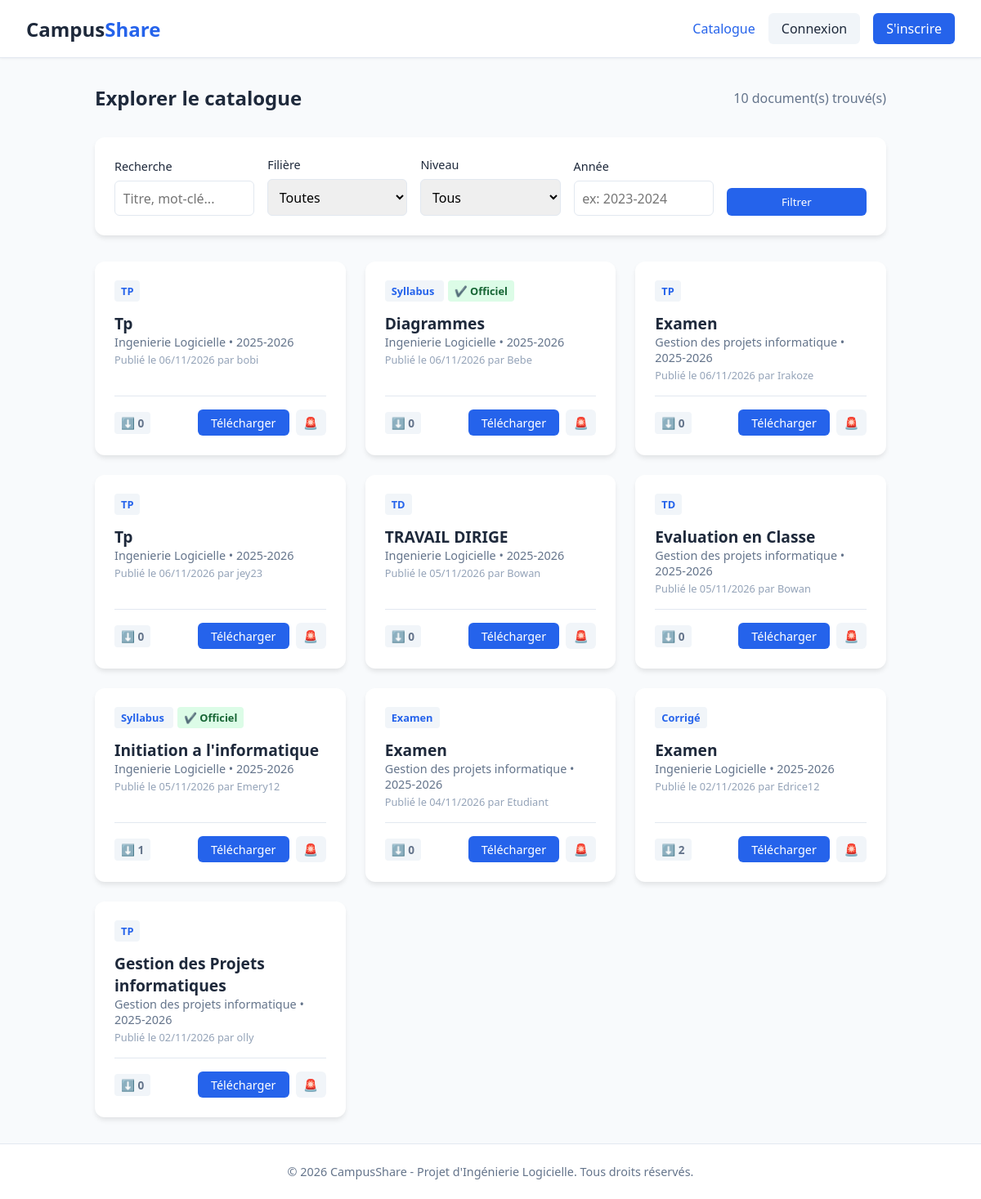
The app's page /catalog/, older data.
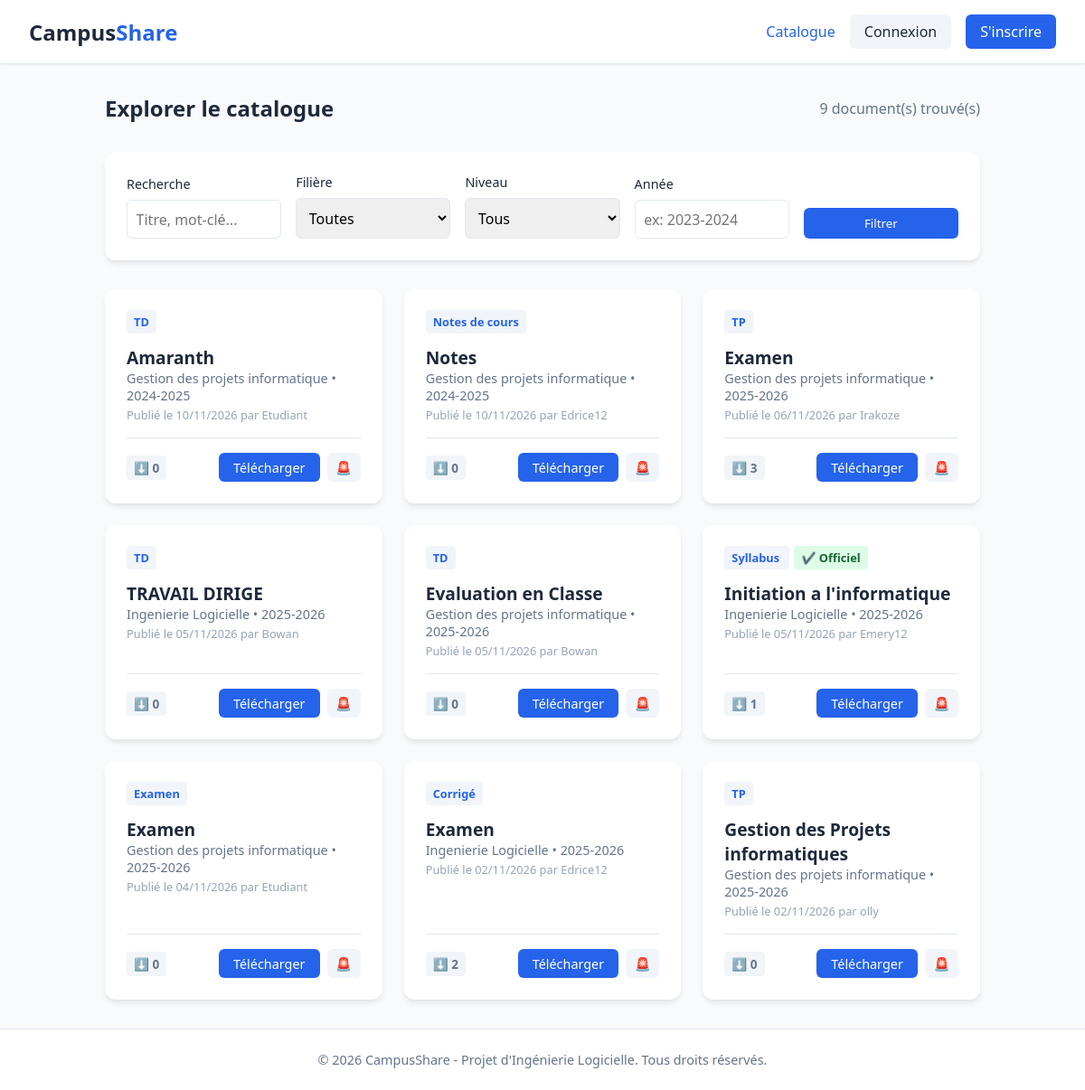
The same page, newer data.
### catalog/models.py (models this page shows, shortened)
class Ressource(models.Model):
    class TypeDocument(models.TextChoices):
        SYLLABUS = 'SYLLABUS', 'Syllabus'
        NOTES = 'NOTES', 'Notes de cours'
        TD = 'TD', 'TD'
        TP = 'TP', 'TP'
        EXAMEN = 'EXAMEN', 'Examen'
        CORRIGE = 'CORRIGE', 'Corrigé'
        RESUME = 'RESUME', 'Résumé'
        AUTRE = 'AUTRE', 'Autre'
    class Statut(models.TextChoices):
        EN_ATTENTE = 'EN_ATTENTE', 'En attente'
        PUBLIE = 'PUBLIE', 'Publié'
        REJETE = 'REJETE', 'Rejeté'
        RETIRE = 'RETIRE', 'Retiré'
    titre = models.CharField(max_length=200, verbose_name="Titre")
    filiere = models.ForeignKey(
        Filiere, on_delete=models.PROTECT,
        related_name='ressources', verbose_name="Filière"
    )
    niveau = models.ForeignKey(
        Niveau, on_delete=models.PROTECT,
        related_name='ressources', verbose_name="Niveau"
    )
    matiere = models.ForeignKey(
        Matiere, on_delete=models.PROTECT,
        related_name='ressources', verbose_name="Matière"
    )
    type_document = models.CharField(
        max_length=20, choices=TypeDocument.choices, verbose_name="Type de document"
    )
    annee_academique = models.CharField(
        max_length=9,
        verbose_name="Année académique",
        help_text="Format AAAA-AAAA (ex. 2023-2024)"
    )
    semestre = models.CharField(max_length=10, blank=True, verbose_name="Semestre")
    enseignant_nom = models.CharField(max_length=150, blank=True, verbose_name="Nom de l'enseignant")
    description = models.TextField(blank=True, verbose_name="Description")
    fichier = models.FileField(upload_to='ressources/%Y/%m/', verbose_name="Fichier")
    taille = models.PositiveIntegerField(default=0, verbose_name="Taille (octets)")
    format_fichier = models.CharField(max_length=10, blank=True, verbose_name="Format")
    date_depot = models.DateTimeField(auto_now_add=True, verbose_name="Date de dépôt")
    statut = models.CharField(
        max_length=20, choices=Statut.choices,
        default=Statut.EN_ATTENTE, verbose_name="Statut"
    )
    badge_officiel = models.BooleanField(default=False, verbose_name="Badge officiel")
    motif_rejet = models.TextField(blank=True, verbose_name="Motif de rejet")
    nb_telechargements = models.PositiveIntegerField(default=0, verbose_name="Téléchargements")
    depose_par = models.ForeignKey(
        settings.AUTH_USER_MODEL, on_delete=models.CASCADE,
        related_name='ressources_deposees', verbose_name="Déposé par"
    )
    class Meta:
        verbose_name = "Ressource"
        verbose_name_plural = "Ressources"
        ordering = ['-date_depot']
        indexes = [
            models.Index(fields=['statut', 'annee_academique']),
            models.Index(fields=['filiere', 'niveau']),
        ]

class Matiere(models.Model):
    nom = models.CharField(max_length=150, verbose_name="Nom")
    filiere = models.ForeignKey(
        Filiere, on_delete=models.CASCADE,
        related_name='matieres', verbose_name="Filière"
    )
    niveau = models.ForeignKey(
        Niveau, on_delete=models.CASCADE,
        related_name='matieres', verbose_name="Niveau"
    )
    class Meta:
        verbose_name = "Matière"
        verbose_name_plural = "Matières"
        unique_together = [['nom', 'filiere', 'niveau']]
        ordering = ['nom']

### accounts/models.py (models this page shows, shortened)
class User(AbstractUser):
    class Role(models.TextChoices):
        ETUDIANT = 'ETUDIANT', 'Étudiant'
        DELEGUE = 'DELEGUE', 'Délégué'
        ENSEIGNANT = 'ENSEIGNANT', 'Enseignant'
        ADMIN = 'ADMIN', 'Administrateur'
    role = models.CharField(
        max_length=20,
        choices=Role.choices,
        default=Role.ETUDIANT,
        verbose_name="Rôle"
    )
    filiere = models.ForeignKey(
        'catalog.Filiere',
        on_delete=models.SET_NULL,
        null=True, blank=True,
        related_name='etudiants',
        verbose_name="Filière"
    )
    niveau = models.ForeignKey(
        'catalog.Niveau',
        on_delete=models.SET_NULL,
        null=True, blank=True,
        related_name='etudiants',
        verbose_name="Niveau"
    )
    photo_profil = models.ImageField(
        upload_to='avatars/',
        null=True,
        blank=True,
        verbose_name="Photo de profil"
    )
    class Meta:
        verbose_name = "Utilisateur"
        verbose_name_plural = "Utilisateurs"

### catalog/views.py (the view)
# urls.py: path('', views.catalogue, name='catalogue'), # La page principale
def catalogue(request):
    ressources = Ressource.objects.filter(statut=Ressource.Statut.PUBLIE)
    q = request.GET.get('q', '')
    filiere_id = request.GET.get('filiere', '')
    niveau_id = request.GET.get('niveau', '')
    matiere_id = request.GET.get('matiere', '')
    type_doc = request.GET.get('type', '')
    annee = request.GET.get('annee', '')
    if q:
        ressources = ressources.filter(Q(titre__icontains=q) | Q(description__icontains=q))
    if filiere_id:
        ressources = ressources.filter(filiere_id=filiere_id)
    if niveau_id:
        ressources = ressources.filter(niveau_id=niveau_id)
    if matiere_id:
        ressources = ressources.filter(matiere_id=matiere_id)
    if type_doc:
        ressources = ressources.filter(type_document=type_doc)
    if annee:
        ressources = ressources.filter(annee_academique__icontains=annee)
    from .models import Filiere, Niveau, Matiere
    filieres = Filiere.objects.all()
    niveaux = Niveau.objects.all()
    matieres = Matiere.objects.all()
    types_doc = Ressource.TypeDocument.choices
    context = {
        'ressources': ressources,
        'filieres': filieres,
        'niveaux': niveaux,
        'matieres': matieres,
        'types_doc': types_doc,
        'q': q,
    }
    return render(request, 'catalog/catalogue.html', context)

### templates/catalog/catalogue.html (shortened to what this page needs)
{% extends 'base.html' %}
{% block content %}
<div style="display: flex; justify-content: space-between; align-items: center; margin-bottom: 2rem;">
    <h2>Explorer le catalogue</h2>
    <span style="color: var(--text-light);">{{ ressources.count }} document(s) trouvé(s)</span>
</div>
<div class="form-card" style="max-width: 100%; padding: 1.5rem; margin-bottom: 2rem;">
    <form method="get" style="display: grid; grid-template-columns: repeat(auto-fit, minmax(150px, 1fr)); gap: 1rem; align-items: end;">
        <div class="form-group" style="margin: 0;">
            <label>Recherche</label>
            <input type="text" name="q" value="{{ q }}" class="form-control" placeholder="Titre, mot-clé...">
        </div>
        <div class="form-group" style="margin: 0;">
            <label>Filière</label>
            <select name="filiere" class="form-control">
                <option value="">Toutes</option>
            </select>
        </div>
        <div class="form-group" style="margin: 0;">
            <label>Niveau</label>
            <select name="niveau" class="form-control">
                <option value="">Tous</option>
            </select>
        </div>
        <div class="form-group" style="margin: 0;">
            <label>Année</label>
            <input type="text" name="annee" value="{{ request.GET.annee }}" class="form-control" placeholder="ex: 2023-2024">
        </div>
        <div class="form-group" style="margin: 0;">
            <button type="submit" class="btn btn-primary" style="width: 100%;">Filtrer</button>
        </div>
    </form>
</div>
<div style="display: grid; grid-template-columns: repeat(auto-fill, minmax(300px, 1fr)); gap: 1.5rem;">
    {% for ressource in ressources %}
        <div class="form-card" style="margin: 0; padding: 1.5rem; display: flex; flex-direction: column; justify-content: space-between;">
            <div>
                <span style="background: var(--secondary); padding: 4px 8px; border-radius: 4px; font-size: 0.8rem; font-weight: bold; color: var(--primary);">
                    {{ ressource.get_type_document_display }}
                </span>
                {% if ressource.badge_officiel %}
                    <span style="background: #dcfce7; color: #166534; padding: 4px 8px; border-radius: 4px; font-size: 0.8rem; font-weight: bold; margin-left: 5px;">
                        ✔️ Officiel
                    </span>
                {% endif %}
                <h3 style="margin-top: 1rem; font-size: 1.2rem;">{{ ressource.titre }}</h3>
                <p style="color: var(--text-light); font-size: 0.9rem; margin-bottom: 0.2rem;">
                    {{ ressource.matiere.nom }} • {{ ressource.annee_academique }}
                </p>
                <p style="color: #94a3b8; font-size: 0.8rem; margin-bottom: 1rem;">
                    Publié le {{ ressource.date_depot|date:"d/m/Y" }} par {{ ressource.depose_par.username }}
                </p>
            </div>
            <div style="border-top: 1px solid var(--border); padding-top: 1rem; display: flex; justify-content: space-between; align-items: center;">
                <span style="font-size: 0.85rem; font-weight: bold; color: #64748b; background: #f1f5f9; padding: 4px 8px; border-radius: 4px;">
                    ⬇️ {{ ressource.nb_telechargements }}
                </span>
                <div style="display: flex; gap: 8px; align-items: center;">
                    <a href="{% url 'telecharger_ressource' ressource.id %}" class="btn btn-primary" style="padding: 0.4rem 1rem; font-size: 0.9rem;">Télécharger</a>
                    <a href="{% url 'signaler_ressource' ressource.id %}" class="btn btn-secondary" style="padding: 0.4rem 0.6rem; font-size: 0.9rem;" title="Signaler ce document">🚨</a>
                </div>
            </div>
        </div>
    {% empty %}
        <div style="grid-column: 1 / -1; text-align: center; padding: 3rem; background: white; border-radius: 12px;">
            <h3>Aucune ressource trouvée</h3>
            <p style="color: var(--text-light);">Essayez de modifier vos filtres de recherche.</p>
        </div>
    {% endfor %}
</div>
{% endblock %}

Row changes from the older to the newer data that the page shows:
no longer on this page (row edited): Ressource: type_document "TP", titre "Tp", matiere.nom "Ingenierie Logicielle", annee_academique "2025-2026", date_depot "06/11/2026", depose_par.username "bobi", nb_telechargements "0"
no longer on this page (row edited): Ressource: type_document "Syllabus", badge_officiel "✔️ Officiel", titre "Diagrammes", matiere.nom "Ingenierie Logicielle", annee_academique "2025-2026", date_depot "06/11/2026", depose_par.username "Bebe", nb_telechargements "0"
no longer on this page (row edited): Ressource: type_document "TP", titre "Tp", matiere.nom "Ingenierie Logicielle", annee_academique "2025-2026", date_depot "06/11/2026", depose_par.username "jey23", nb_telechargements "0"
added Ressource: type_document "TD", titre "Amaranth", matiere.nom "Gestion des projets informatique", annee_academique "2024-2025", date_depot "10/11/2026", depose_par.username "Etudiant", nb_telechargements "0"
added Ressource: type_document "Notes de cours", titre "Notes", matiere.nom "Gestion des projets informatique", annee_academique "2024-2025", date_depot "10/11/2026", depose_par.username "Edrice12", nb_telechargements "0"
changed Ressource "Irakoze": nb_telechargements "0" → "3"
Text that changed along with them:
{{ ressources.count }}: "10" → "9"
